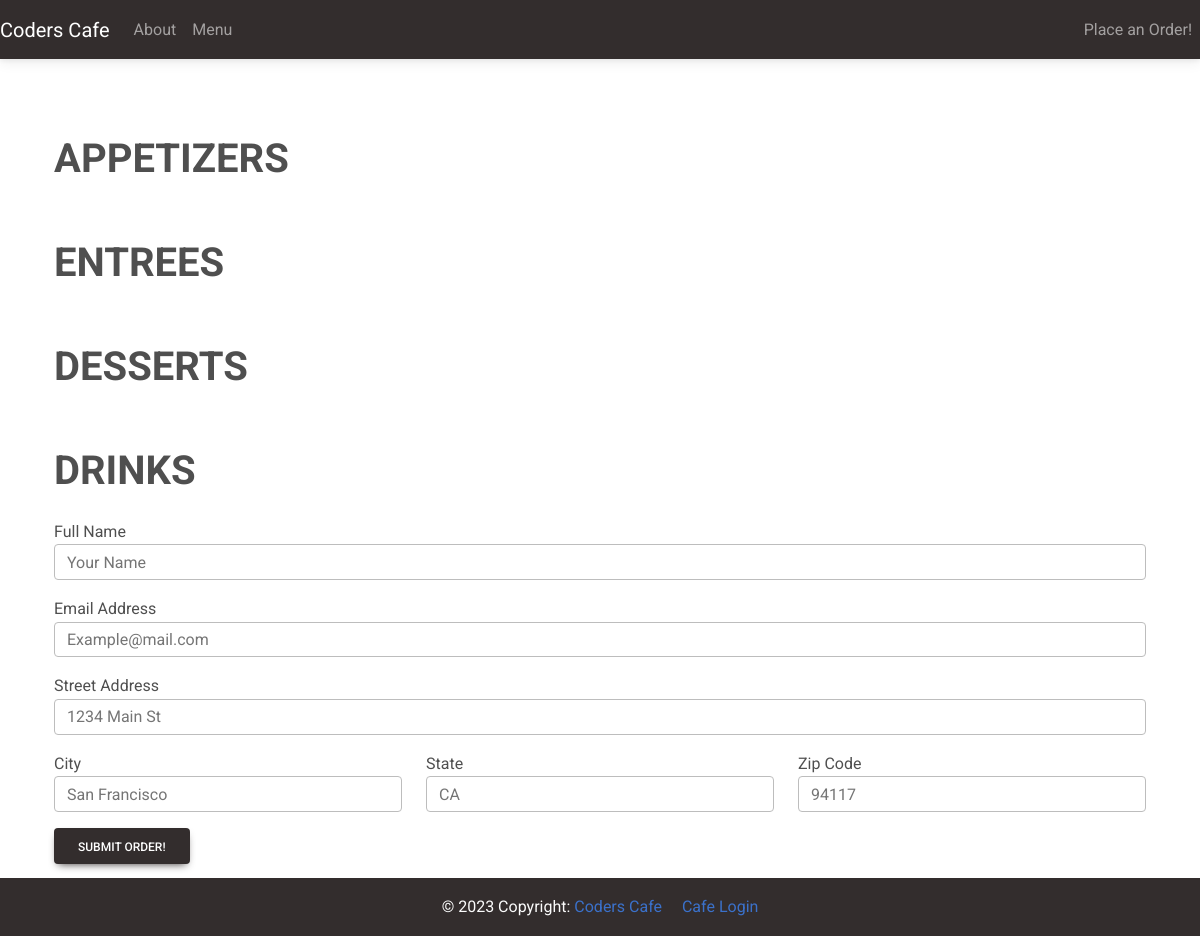
/order/, run on an earlier commit of the app's database.
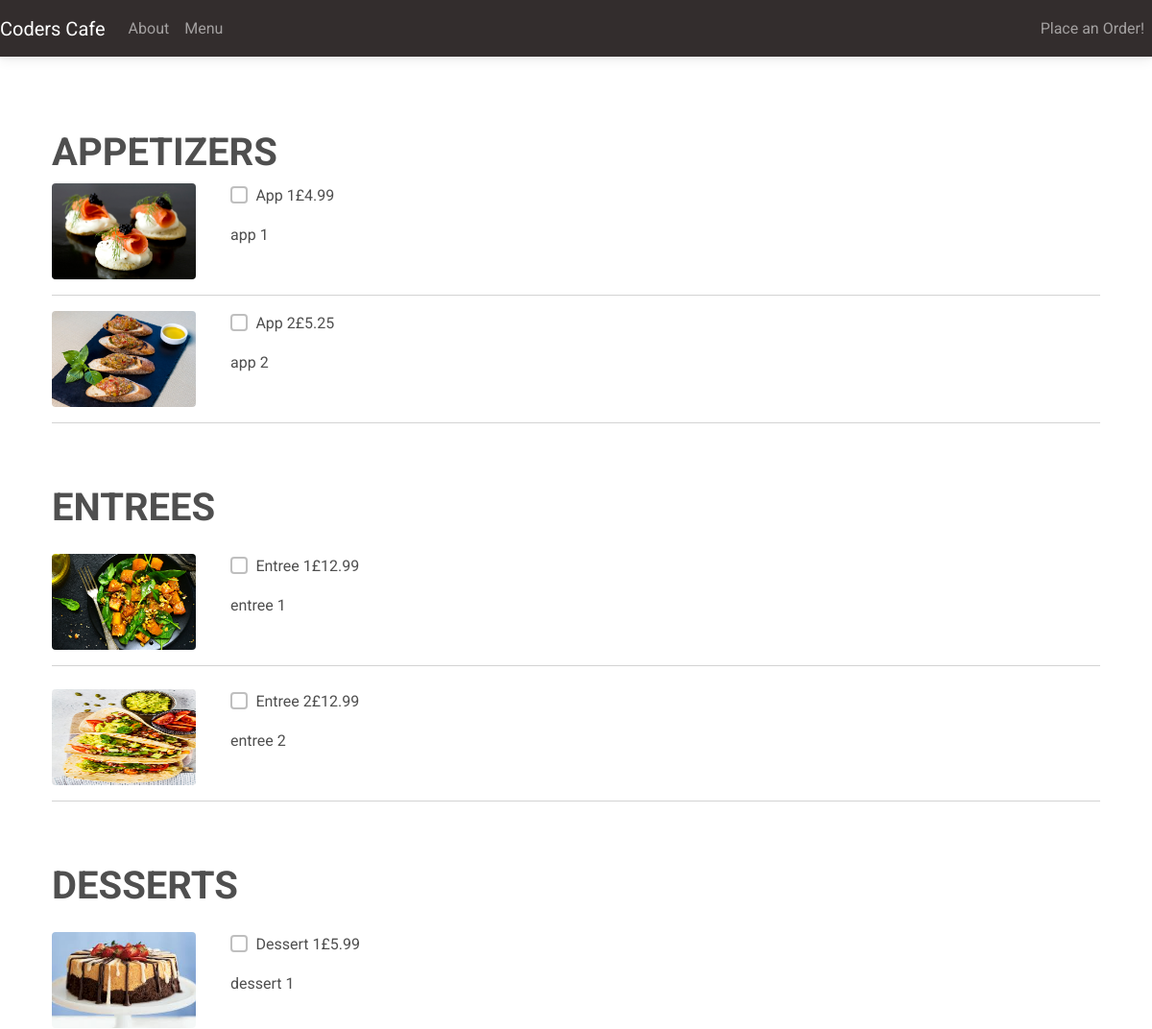
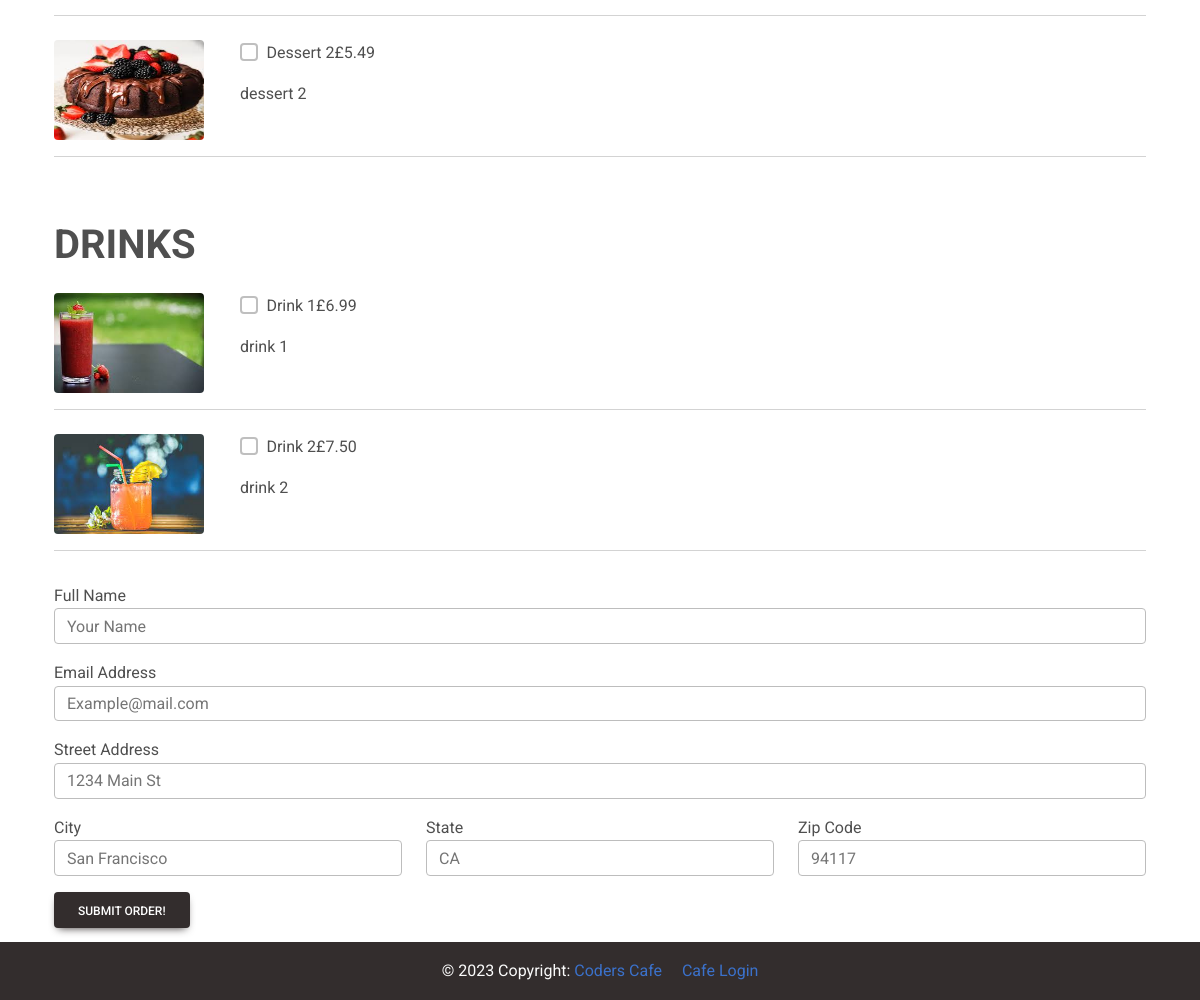
And on a later commit of the database (2 pictures, top to bottom).
### customer/models.py (models this page shows, shortened)
class MenuItem(models.Model):
    name = models.CharField(max_length=100)
    description = models.TextField()
    image = models.ImageField(upload_to='menu_images/')
    price = models.DecimalField(max_digits=5, decimal_places=2)
    category = models.ManyToManyField('Category', related_name='item')

### customer/views.py (the view, shortened to what this page needs)
# urls.py: path('order/', Order.as_view(), name='order'),
class Order(View):
    def get(self, request, *arg, **kwargs):
        appetizers = MenuItem.objects.filter(category__name__contains='Appetizer')
        entres = MenuItem.objects.filter(category__name__contains='Entre')
        desserts = MenuItem.objects.filter(category__name__contains='Dessert')
        drinks = MenuItem.objects.filter(category__name__contains='Drink')
        context = {
            'appetizers': appetizers,
            'entres': entres,
            'desserts': desserts,
            'drinks': drinks,
        }
        return render(request, 'customer/order.html', context)

### customer/templates/customer/order.html (shortened to what the changed rows need)
{% extends 'customer/base.html' %}
{% block content %}
<div class="container mb-5">
    <div class="row justify-content-center mt-1">
        <div class="col-md-12 col-sm-12 p-4">
            <form method="POST">
                <div class="pt-5">
                    <h1><strong>APPETIZERS</strong></h1>
                    {% for app in appetizers %}
                    <div class="row">
                        <div class="col-md-2 col-sm-12">
                            <img class="rounded" src="{{ app.image.url }}" width="150" height="100" />
                        </div>
                        <div class="col-md-8 col-sm-12">
                            <div class="d-flex flex-row">
                                <div class="form-group form-check">
                                    <input type="checkbox" name="items[]" class="form-check-input" value="{{ app.pk }}">
                                    <label class="form-check-label">{{ app.name }}</label>
                                </div>
                                <p class style="font-weight-bold pl-5">£{{ app.price }}</p>
                            </div>
                            <p>{{ app.description }}</p>
                        </div>
                    </div>
                    <hr />
                    {% endfor %}
                </div>
                <div class="pt-5">
                    <h1><strong>ENTREES</strong></h1>
                    {% for entre in entres %}
                    <div class="row mt-4">
                        <div class="col-md-2 col-sm-12">
                            <img class="rounded" src="{{ entre.image.url }}" width="150" height="100" />
                        </div>
                        <div class="col-md-8 col-sm-12">
                            <div class="d-flex flex-row">
                                <div class="form-group form-check">
                                    <input type="checkbox" name="items[]" class="form-check-input"
                                        value="{{ entre.pk }}">
                                    <label class="form-check-label">{{ entre.name }}</label>
                                </div>
                                <p class="font-weight-bold pl-5">£{{ entre.price }}</p>
                            </div>
                            <p>{{ entre.description }}</p>
                        </div>
                    </div>
                    <hr />
                    {% endfor %}
                </div>
                <div class="pt-5">
                    <h1><strong>DESSERTS</strong></h1>
                    {% for dessert in desserts %}
                    <div class="row mt-4">
                        <div class="col-md-2 col-sm-12">
                            <img class="rounded" src="{{ dessert.image.url }}" width="150" height="100" />
                        </div>
                        <div class="col-md-8 col-sm-12">
                            <div class="d-flex flex-row">
                                <div class="form-group form-check">
                                    <input type="checkbox" name="items[]" class="form-check-input"
                                        value="{{ dessert.pk }}">
                                    <label class="form-check-label">{{ dessert.name }}</label>
                                </div>
                                <p class="font-weight-bold pl-5">£{{ dessert.price }}</p>
                            </div>
                            <p>{{ dessert.description }}</p>
                        </div>
                    </div>
                    <hr />
                    {% endfor %}
                </div>
                <div class="pt-5">
                    <h1><strong>DRINKS</strong></h1>
                    {% for drink in drinks %}
                    <div class="row mt-4">
                        <div class="col-md-2 col-sm-12">
                            <img class="rounded" src="{{ drink.image.url }}" width="150" height="100" />
                        </div>
                        <div class="col-md-8 col-sm-12">
                            <div class="d-flex flex-row">
                                <div class="form-group form-check">
                                    <input type="checkbox" name="items[]" class="form-check-input"
                                        value="{{ drink.pk }}">
                                    <label class="form-check-label">{{ drink.name }}</label>
                                </div>
                                <p class="font-weight-bold pl-5">£{{ drink.price }}</p>
                            </div>
                            <p>{{ drink.description }}</p>
                        </div>
                    </div>
                    <hr />
                    {% endfor %}
                </div>
            </form>
        </div>
    </div>
</div>
{% endblock content %}

What changed in the data, as far as the page shows it:
added MenuItem: image (picture), name "App 1", price "4.99", description "app 1", shown under "APPETIZERS"
added MenuItem: image (picture), name "App 2", price "5.25", description "app 2", shown under "APPETIZERS"
added MenuItem: image (picture), name "Entree 1", price "12.99", description "entree 1", shown under "ENTREES"
added MenuItem: image (picture), name "Entree 2", price "12.99", description "entree 2", shown under "ENTREES"
added MenuItem: image (picture), name "Dessert 1", price "5.99", description "dessert 1", shown under "DESSERTS"
added MenuItem: image (picture), name "Dessert 2", price "5.49", description "dessert 2", shown under "DESSERTS"
added MenuItem: image (picture), name "Drink 1", price "6.99", description "drink 1", shown under "DRINKS"
added MenuItem: image (picture), name "Drink 2", price "7.50", description "drink 2", shown under "DRINKS"
